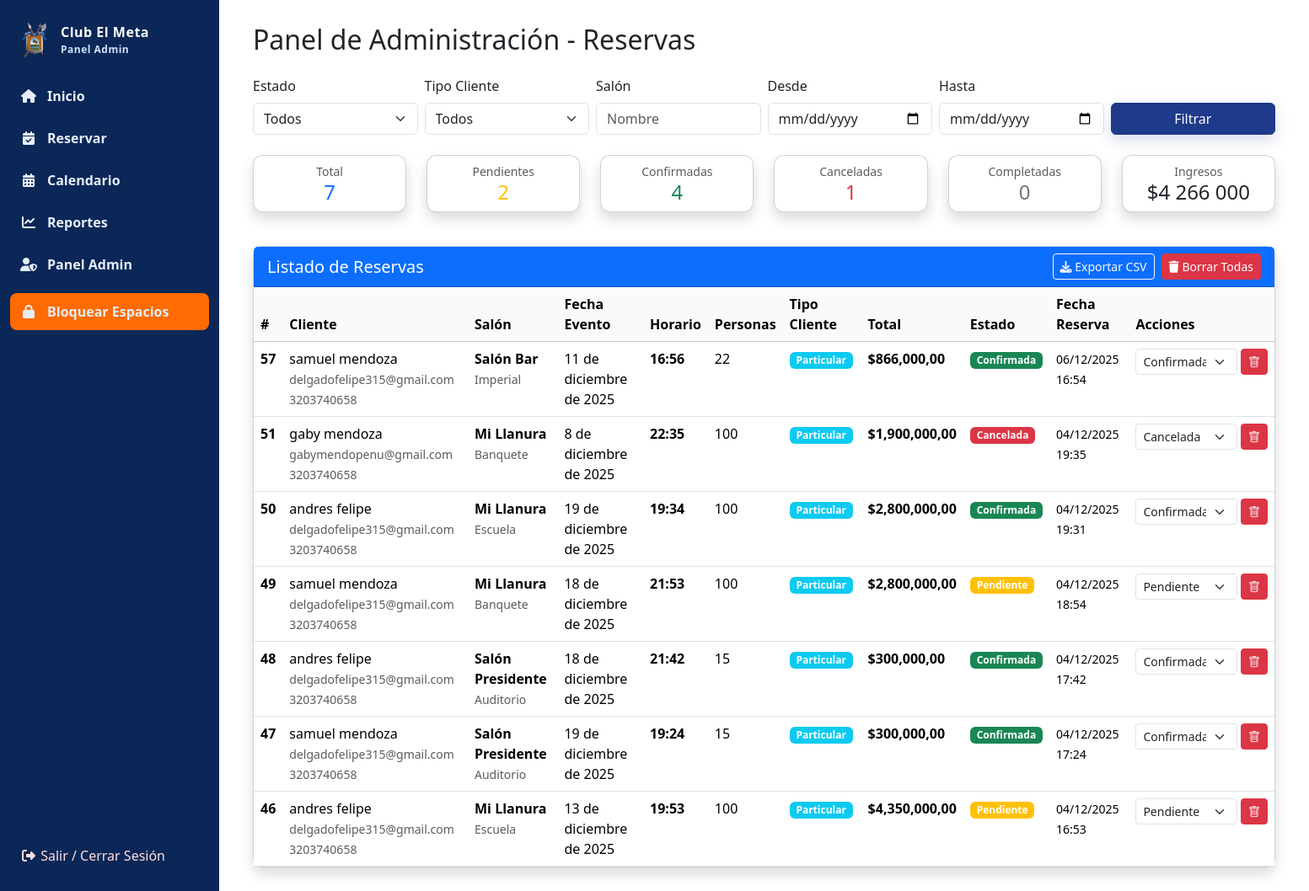
Page /panel/ (signed in) on the earlier database version.
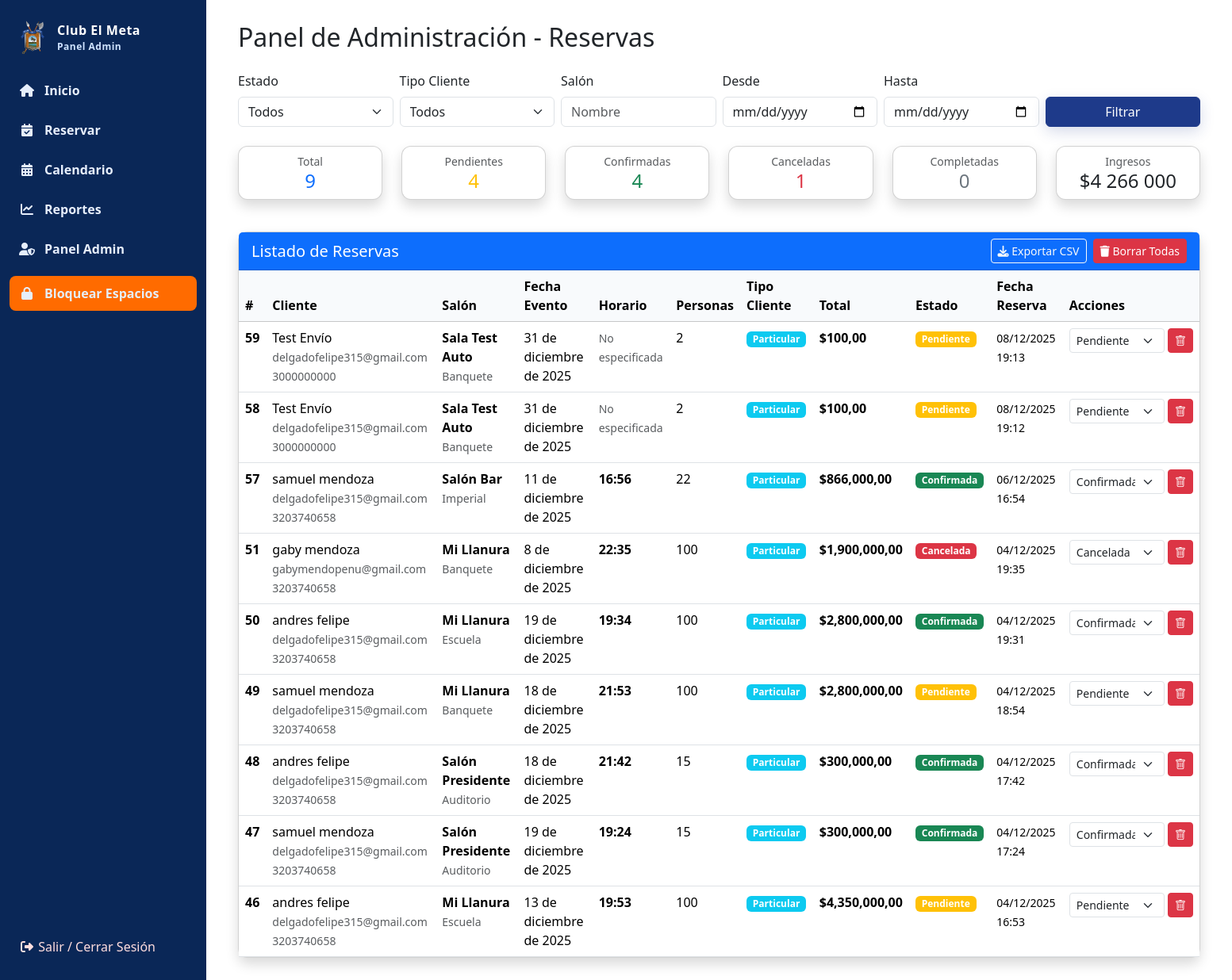
Same page on the later database version.
### reservas/models.py (models this page shows, shortened)
class Reserva(models.Model):
    TIPO_CLIENTE_CHOICES = [
        ('SOCIO', 'Socio'),
        ('PARTICULAR', 'Particular'),
    ]
    DURACION_CHOICES = [
        ('4H', '4 Horas'),
        ('8H', '8 Horas'),
    ]
    ESTADO_CHOICES = [
        ('PENDIENTE', 'Pendiente'),
        ('CONFIRMADA', 'Confirmada'),
        ('CANCELADA', 'Cancelada'),
        ('COMPLETADA', 'Completada'),
    ]
    configuracion_salon = models.ForeignKey('ConfiguracionSalon', on_delete=models.CASCADE, related_name='reservas')
    nombre_cliente = models.CharField(max_length=200)
    email_cliente = models.EmailField()
    telefono_cliente = models.CharField(max_length=20)
    tipo_cliente = models.CharField(max_length=20, choices=TIPO_CLIENTE_CHOICES, default='PARTICULAR')
    nombre_entidad = models.CharField(max_length=200, blank=True, null=True)  # Empresa/Entidad del cliente
    fecha_evento = models.DateField()
    hora_inicio = models.TimeField(null=True, blank=True)  # Hora de inicio del evento
    duracion = models.CharField(max_length=2, choices=DURACION_CHOICES, default='4H')
    tiempo_decoracion = models.IntegerField(default=0, validators=[MinValueValidator(0)])  # Horas adicionales para decoración
    numero_personas = models.IntegerField(validators=[MinValueValidator(1)])
    precio_total = models.DecimalField(max_digits=10, decimal_places=2)
    estado = models.CharField(max_length=20, choices=ESTADO_CHOICES, default='PENDIENTE')
    observaciones = models.TextField(blank=True)
    fecha_creacion = models.DateTimeField(auto_now_add=True)
    fecha_modificacion = models.DateTimeField(auto_now=True)
    class Meta:
        verbose_name = "Reserva"
        verbose_name_plural = "Reservas"
        ordering = ['-fecha_evento', '-fecha_creacion']
        permissions = (
            ("can_review_reserva", "Puede revisar reservas"),
            ("can_confirm_reserva", "Puede confirmar reservas"),
            ("can_reject_reserva", "Puede rechazar/cancelar reservas"),
        )

class ConfiguracionSalon(models.Model):
    TIPO_CONFIGURACION_CHOICES = [
        ('MESA_U', 'Mesa en U'),
        ('AUDITORIO', 'Auditorio'),
        ('ESCUELA', 'Escuela'),
        ('BANQUETE', 'Banquete'),
        ('SOFA', 'Sofá'),
        ('CORTESIA', 'Cortesía'),
        ('MESA_12', 'Mesa de 12'),
        ('IMPERIAL', 'Imperial'),
        ('EMPRESARIAL', 'Empresarial'),
    ]
    salon = models.ForeignKey(Salon, on_delete=models.CASCADE, related_name='configuraciones')
    tipo_configuracion = models.CharField(max_length=20, choices=TIPO_CONFIGURACION_CHOICES)
    capacidad = models.IntegerField(validators=[MinValueValidator(1)], help_text="Capacidad máxima en esta configuración")
    precio_socio_4h = models.DecimalField(max_digits=10, decimal_places=2, help_text="Precio para socios (4 horas)")
    precio_socio_8h = models.DecimalField(max_digits=10, decimal_places=2, null=True, blank=True, help_text="Precio para socios (8 horas)")
    precio_particular_4h = models.DecimalField(max_digits=10, decimal_places=2, help_text="Precio para particulares (4 horas)")
    precio_particular_8h = models.DecimalField(max_digits=10, decimal_places=2, null=True, blank=True, help_text="Precio para particulares (8 horas)")
    class Meta:
        verbose_name = "Configuración de Salón"
        verbose_name_plural = "Configuraciones de Salones"
        ordering = ['salon__nombre', 'tipo_configuracion']
        unique_together = ['salon', 'tipo_configuracion']
        permissions = (
            ("can_modify_prices", "Puede modificar precios y parámetros del sistema"),
        )

class Salon(models.Model):
    nombre = models.CharField(max_length=100, unique=True)
    descripcion = models.TextField(blank=True, help_text="Descripción del salón")
    imagen = models.CharField(max_length=200, blank=True, help_text="Ruta de la imagen del salón")
    disponible = models.BooleanField(default=True)
    class Meta:
        verbose_name = "Salón"
        verbose_name_plural = "Salones"
        ordering = ['nombre']

### reservas/views.py (the view, shortened to what this page needs)
# urls.py: path('panel/', views.admin, name='panel'),
@staff_member_required
def admin(request):
    qs = Reserva.objects.select_related('configuracion_salon','configuracion_salon__salon').all()
    estado = request.GET.get('estado')
    tipo = request.GET.get('tipo')  # SOCIO / PARTICULAR
    salon = request.GET.get('salon')  # nombre salon
    desde = request.GET.get('desde')  # yyyy-mm-dd
    hasta = request.GET.get('hasta')
    if estado:
        qs = qs.filter(estado=estado)
    if tipo:
        qs = qs.filter(tipo_cliente=tipo)
    if salon:
        qs = qs.filter(configuracion_salon__salon__nombre__icontains=salon)
    if desde:
        qs = qs.filter(fecha_evento__gte=desde)
    if hasta:
        qs = qs.filter(fecha_evento__lte=hasta)
    qs = qs.order_by('-fecha_creacion')
    total_reservas = qs.count()
    pendientes = qs.filter(estado='PENDIENTE').count()
    confirmadas = qs.filter(estado='CONFIRMADA').count()
    canceladas = qs.filter(estado='CANCELADA').count()
    completadas = qs.filter(estado='COMPLETADA').count()
    ingresos = qs.filter(estado__in=['CONFIRMADA','COMPLETADA']).aggregate(total=Sum('precio_total'))['total'] or 0
    salas_stats = (
        qs.values('configuracion_salon__salon__nombre')
          .annotate(cantidad=Count('id'), monto=Sum('precio_total'))
          .order_by('-cantidad')[:10]
    )
    context = {
        'reservas': qs,
        'total_reservas': total_reservas,
        'pendientes': pendientes,
        'confirmadas': confirmadas,
        'canceladas': canceladas,
        'completadas': completadas,
        'ingresos': ingresos,
        'salas_stats': salas_stats,
        'estados': ['PENDIENTE','CONFIRMADA','CANCELADA','COMPLETADA'],
        'f_estado': estado or '',
        'f_tipo': tipo or '',
        'f_salon': salon or '',
        'f_desde': desde or '',
        'f_hasta': hasta or '',
    }
    return render(request, 'admin.html', context)

### templates/admin.html (shortened to what the changed rows need)
{% extends 'base.html' %}
{% load static %}
{% load humanize %}
{% block extra_css %}
  <link rel="stylesheet" href="https://cdnjs.cloudflare.com/ajax/libs/font-awesome/6.5.0/css/all.min.css" />
{% endblock %}
{% block content %}
<div class="admin-layout">
  <section class="main-area">
    <div class="container-fluid">
      <div class="d-flex justify-content-between align-items-center mb-4">
        <div class="d-flex align-items-center gap-2">
          <h2 class="mb-0">Panel de Administración - Reservas</h2>
        </div>
      </div>
      <div class="row mb-4">
        <div class="col-md-2 mb-3">
          <div class="card p-2 shadow text-center">
            <small class="text-muted">Total</small>
            <h4 class="m-0 text-primary">{{ total_reservas }}</h4>
          </div>
        </div>
        <div class="col-md-2 mb-3">
          <div class="card p-2 shadow text-center">
            <small class="text-muted">Pendientes</small>
            <h4 class="m-0 text-warning">{{ pendientes }}</h4>
          </div>
        </div>
  </div>
      <div class="card shadow">
    <div class="card-body p-0">
      <div class="table-responsive">
        <table class="table table-hover mb-0">
          <thead class="table-light">
            <tr>
              <th>#</th>
              <th>Cliente</th>
              <th>Salón</th>
              <th>Fecha Evento</th>
              <th>Horario</th>
              <th>Personas</th>
              <th>Tipo Cliente</th>
              <th>Total</th>
              <th>Estado</th>
              <th>Fecha Reserva</th>
              <th>Acciones</th>
            </tr>
          </thead>
          <tbody>
            {% for reserva in reservas %}
            <tr>
              <td><strong>{{ reserva.id }}</strong></td>
              <td>
                {{ reserva.nombre_cliente }}<br>
                <small class="text-muted">
                  {% if reserva.email_cliente %}{{ reserva.email_cliente }}{% endif %}
                  {% if reserva.telefono_cliente %}{{ reserva.telefono_cliente }}{% endif %}
                </small>
              </td>
              <td>
                <strong>{{ reserva.configuracion_salon.salon.nombre }}</strong><br>
                <small class="text-muted">{{ reserva.configuracion_salon.get_tipo_configuracion_display }}</small>
              </td>
              <td>{{ reserva.fecha_evento }}</td>
              <td>
                {% if reserva.hora_inicio %}
                  <strong>{{ reserva.hora_inicio|time:"H:i" }}</strong>
                {% else %}
                  <small class="text-muted">No especificada</small>
                {% endif %}
              </td>
              <td>{{ reserva.numero_personas }}</td>
              <td>
                <span class="badge {% if reserva.tipo_cliente == 'SOCIO' %}bg-success{% else %}bg-info{% endif %}">
                  {{ reserva.get_tipo_cliente_display }}
                </span>
              </td>
              <td><strong>${{ reserva.precio_total|floatformat:2|intcomma }}</strong></td>
              <td>
                <span class="badge
                  {% if reserva.estado == 'PENDIENTE' %}bg-warning{% endif %}
                  {% if reserva.estado == 'CONFIRMADA' %}bg-success{% endif %}
                  {% if reserva.estado == 'CANCELADA' %}bg-danger{% endif %}
                  {% if reserva.estado == 'COMPLETADA' %}bg-secondary{% endif %}">
                  {{ reserva.get_estado_display }}
                </span>
              </td>
              <td>
                <small>{{ reserva.fecha_creacion|date:"d/m/Y H:i" }}</small>
              </td>
              <td>
                <div class="d-flex gap-1 align-items-center">
                  <form method="post" action="" style="display:inline-block;">
                    <select name="nuevo_estado" class="form-select form-select-sm" onchange="this.form.submit()" style="min-width: 120px;">
                      {% for e in estados %}
                        <option value="{{ e }}" {% if reserva.estado == e %}selected{% endif %}>{{ e|title }}</option>
                      {% endfor %}
                    </select>
                  </form>
                  <form method="post" action="{% url 'reservas:borrar_reserva_individual' reserva.id %}" style="display:inline-block;" onsubmit="return confirm('¿Estás seguro de eliminar la reserva #{{ reserva.id }}?');">
                    <button type="submit" class="btn btn-sm btn-danger" title="Eliminar reserva">
                      <i class="bi bi-trash"></i>
                    </button>
                  </form>
                </div>
              </td>
            </tr>
            {% empty %}
            <tr>
              <td colspan="10" class="text-center text-muted py-4">
                No hay reservas registradas
              </td>
            </tr>
            {% endfor %}
          </tbody>
        </table>
      </div>
    </div>
      </div>
    </div>
  </section>
</div>
{% endblock %}

Differences in the rows shown:
added Reserva: id "59", nombre_cliente "Test Envío", email_cliente "delgadofelipe315@gmail.com", telefono_cliente "3000000000", configuracion_salon.salon.nombre "Sala Test Auto", configuracion_salon.tipo_configuracion "Banquete", fecha_evento "31 de diciembre de 2025", shows "No especificada", numero_personas "2", tipo_cliente "Particular", precio_total "100,00", estado "Pendiente", fecha_creacion "08/12/2025 19:13", nuevo_estado "Pendiente"
added Reserva: id "58", nombre_cliente "Test Envío", email_cliente "delgadofelipe315@gmail.com", telefono_cliente "3000000000", configuracion_salon.salon.nombre "Sala Test Auto", configuracion_salon.tipo_configuracion "Banquete", fecha_evento "31 de diciembre de 2025", shows "No especificada", numero_personas "2", tipo_cliente "Particular", precio_total "100,00", estado "Pendiente", fecha_creacion "08/12/2025 19:12", nuevo_estado "Pendiente"
Other differences:
{{ total_reservas }}: "7" → "9"
{{ pendientes }}: "2" → "4"
